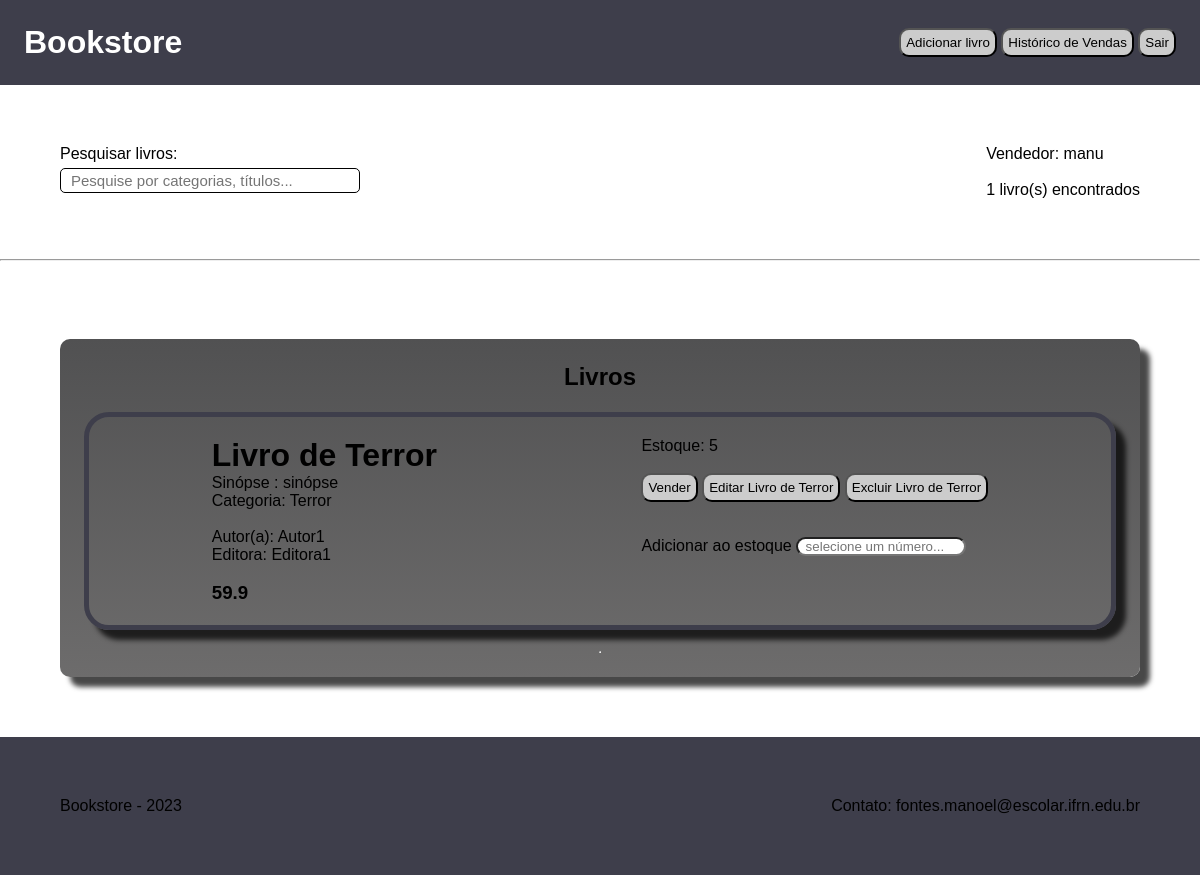
The app's page / (signed in), older data.
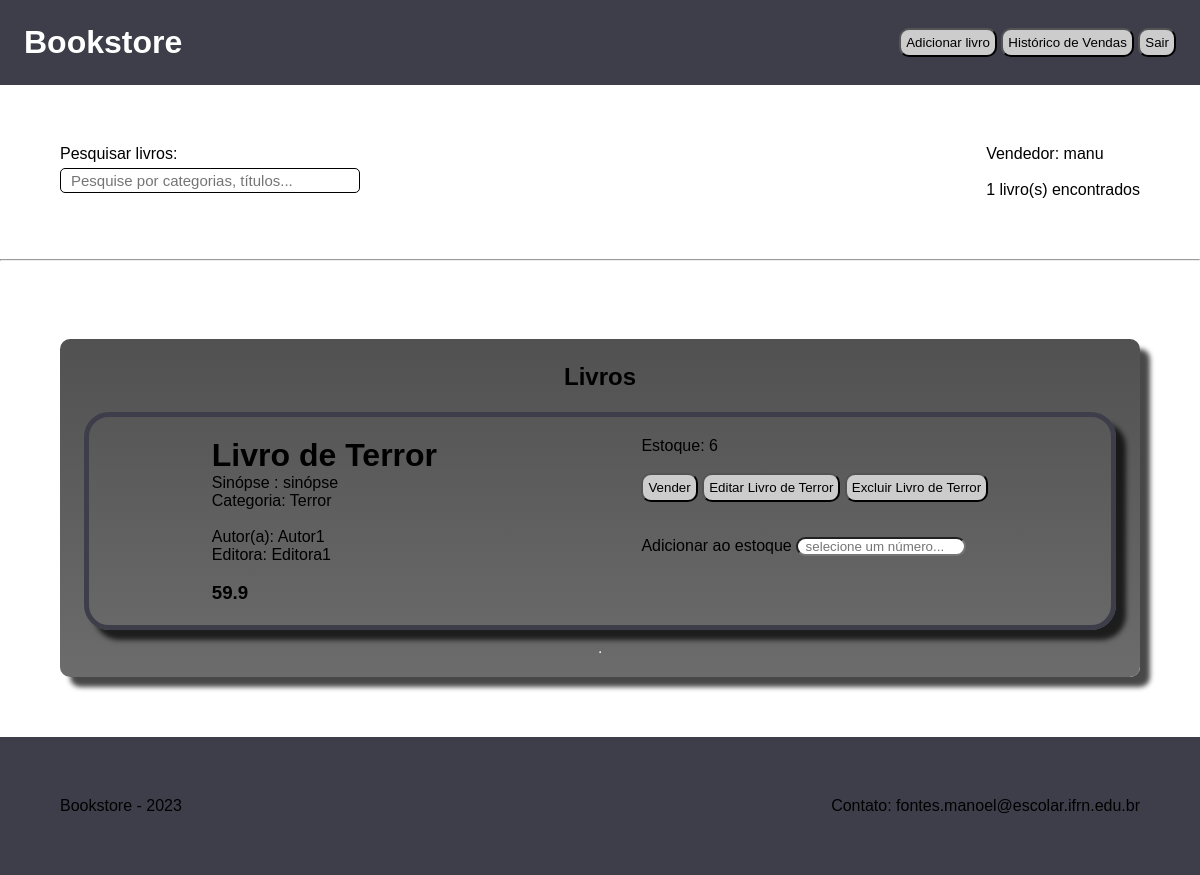
The same page, newer data.
### core/models.py (models this page shows, shortened)
class Book(models.Model):
    id = models.UUIDField(primary_key=True, default=uuid.uuid4, editable=False)
    category = models.ForeignKey(Category, on_delete=models.CASCADE)
    title = models.CharField(max_length=255)
    synopsis = models.TextField(null=True, blank=True)
    author_name = models.CharField(max_length=255)
    publishing_company_name = models.CharField(max_length=255)
    release_year = models.DateField()
    price = models.FloatField()
    quantity = models.IntegerField(default=1)
    created_at = models.DateTimeField(auto_now_add=True)
    updated_at = models.DateTimeField(auto_now=True)

class Category(models.Model):
    id = models.UUIDField(primary_key=True, default=uuid.uuid4, editable=False)
    name = models.CharField(max_length=255)
    created_at = models.DateTimeField(auto_now_add=True)
    updated_at = models.DateTimeField(auto_now=True)
    def __str__(self) -> str:
        return self.name
    class Meta:
        verbose_name_plural = "categories"

### core/views.py (the view)
# urls.py: 2. Add a URL to urlpatterns:  path('', views.home, name='home')
@login_required(login_url="/admin/login/?next=/")  # Rota protegida
def home(request):
    query = request.GET.get("q") if request.GET.get("q") is not None else ""
    books = Book.objects.filter(
        Q(category__name__icontains=query)
        | Q(title__icontains=query)
        | Q(price__icontains=query)
    )
    categories = Category.objects.all()
    response = {
        "books": books,
        "books_avaliable": books.count(),
        "categories": categories,
        "query": query,
    }
    return render(request, "home.html", response)

### templates/home.html (shortened to what this page needs)
{% extends 'main.html' %} {% block content %} {% load static %}
<nav class="main-info">
  <div class="search-books">
    <form method="GET" action="{% url 'home' %}">
      <label for="search">Pesquisar livros: </label>
      <br />
      <input
        type="text"
        name="q"
        id="search"
        placeholder="Pesquise por categorias, títulos..."
        value="{{query}}"
      />
    </form>
  </div>
  <div class="info-text">
    <p>Vendedor: {{request.user}}</p>
    <br />
    <p>{{books_avaliable}} livro(s) encontrados</p>
  </div>
</nav>
<hr />
<br />
<main>
  <h2>Livros</h2>
  {% for book in books %}
  <div class="item">
    <div class="book-infos">
      <h1>{{book.title}}</h1>
      <p>Sinópse : {{book.synopsis}}</p>
      <p>Categoria: {{book.category}}</p>
      <br />
      <p>Autor(a): {{book.author_name}}</p>
      <p>Editora: {{book.publishing_company_name}}</p>
      <br />
      <h3>{{book.price}}</h3>
    </div>
    <div class="book-actions">
      {% if book.quantity > 0 %}
      <p>Estoque: {{book.quantity}}</p>
      <br />
      <a href="{% url 'sale' book_id=book.id %}"><button>Vender</button></a>
      {% else %}
      <p>Estoque: Indisponível</p>
      <br />
      <button disabled>Vender</button>
      {% endif %}
      <a href="{% url 'update_book' book_id=book.id %}"
        ><button>Editar {{book.title}}</button></a
      >
      <a href="{% url 'delete_book' book_id=book.id %}"
        ><button>Excluir {{book.title}}</button></a
      >
      <form
        action="{% url 'add_book' book_id=book.id %}"
        method="get"
        style="margin-top: 10%"
      >
        <label for="quantity">Adicionar ao estoque</label>
        <input
          style="border-radius: 10px; width: 170px"
          id="quantity"
          type="number"
          name="quantity"
          placeholder="  selecione um número..."
        />
      </form>
      <br />
    </div>
  </div>
  <hr />
  {% endfor %}
</main>
{% endblock %}
<!-- {% load static %}

Row changes from the older to the newer data that the page shows:
changed Book "Livro de Terror": quantity "5" → "6"
